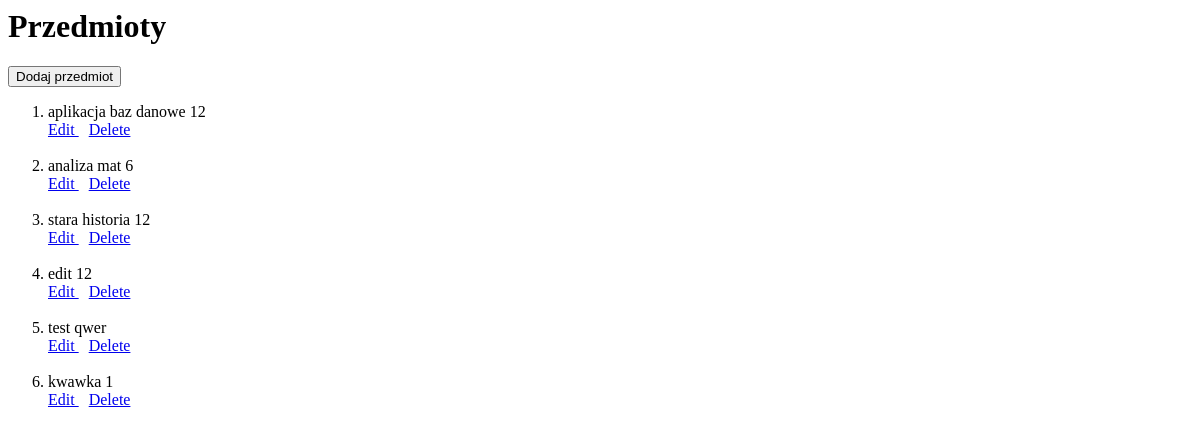
Page /przedmioty on the earlier database version.
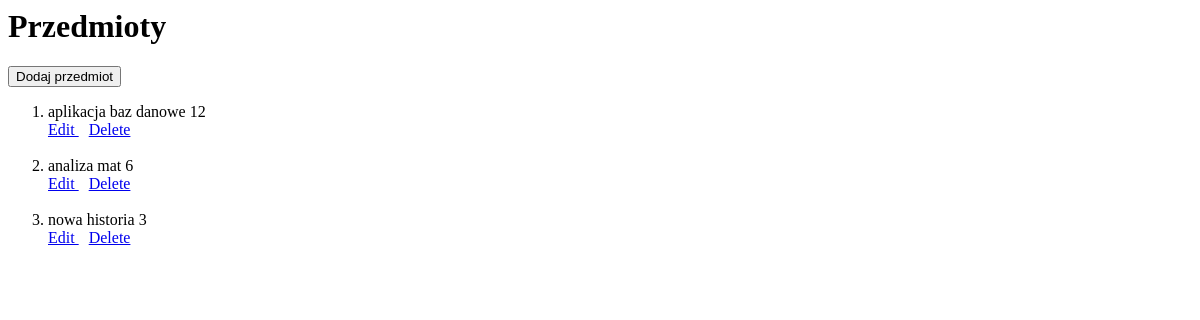
Same page on the later database version.
### app/models.py (models this page shows, shortened)
class Przedmiot(db.Model):
    id = db.Column(db.Integer, primary_key=True)
    nazwa = db.Column(db.String(120), index=True, unique=True)
    ects = db.Column(db.String(64), index=True, unique=False)
    zajecia = db.relationship('Zajecie', backref='przedmiot', lazy='dynamic')

### app/routes.py (the view)
@app.route('/przedmioty')
def showPrzedmioty():
   przedmioty = Przedmiot.query.all()
   return render_template("przedmioty.html", przedmioty=przedmioty)

### app/templates/przedmioty.html
<html>
<body>
   <h1>Przedmioty</h1>
   <a href="{{url_for('addPrzedmiot')}}">
        <button>Dodaj przedmiot</button>
    </a>
   <ol>
        {% for przedmiot in przedmioty %}
       <li> {{przedmiot.nazwa}}  {{przedmiot.ects}} </li>
       <a href="{{url_for('editPrzedmiot', przedmiot_id = przedmiot.id )}}">
            Edit
        </a>
        <a href="{{url_for('deletePrzedmiot', przedmiot_id = przedmiot.id )}}" style="margin-left: 10px;">
            Delete
        </a>
        <br> <br>
        {% endfor %}
   </ol>
</body>
</html>

Differences in the rows shown:
removed Przedmiot: nazwa "edit", ects "12"
removed Przedmiot: nazwa "test", ects "qwer"
removed Przedmiot: nazwa "kwawka", ects "1"
changed Przedmiot: nazwa "stara historia" → "nowa historia"; ects "12" → "3"
